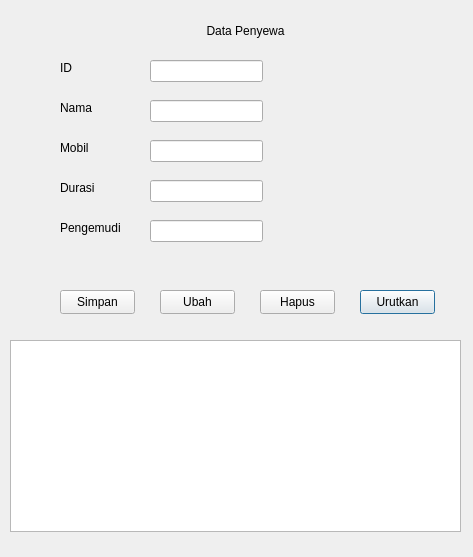
<?xml version="1.0" encoding="UTF-8"?>
<ui version="4.0">
 <class>DataPenyewa</class>
 <widget class="QDialog" name="DataPenyewa">
  <property name="geometry">
   <rect>
    <x>0</x>
    <y>0</y>
    <width>473</width>
    <height>557</height>
   </rect>
  </property>
  <property name="windowTitle">
   <string>Dialog</string>
  </property>
  <property name="styleSheet">
   <string notr="true">background-image: url(:/res/BG2.jpg);</string>
  </property>
  <widget class="QLabel" name="label_6">
   <property name="geometry">
    <rect>
     <x>60</x>
     <y>220</y>
     <width>61</width>
     <height>16</height>
    </rect>
   </property>
   <property name="styleSheet">
    <string notr="true">border-image: url(:/res/white.jpg);
color: rgb(0, 0, 0);
image: url(:/res/white.jpg);</string>
   </property>
   <property name="text">
    <string>Pengemudi</string>
   </property>
  </widget>
  <widget class="QLineEdit" name="durasiLineEdit">
   <property name="geometry">
    <rect>
     <x>150</x>
     <y>180</y>
     <width>113</width>
     <height>22</height>
    </rect>
   </property>
   <property name="styleSheet">
    <string notr="true">background-image: url(:/res/orange.jpg);</string>
   </property>
  </widget>
  <widget class="QLineEdit" name="nikLineEdit">
   <property name="geometry">
    <rect>
     <x>150</x>
     <y>140</y>
     <width>113</width>
     <height>22</height>
    </rect>
   </property>
   <property name="styleSheet">
    <string notr="true">background-image: url(:/res/orange.jpg);</string>
   </property>
  </widget>
  <widget class="QLineEdit" name="pengemudiLineEdit">
   <property name="geometry">
    <rect>
     <x>150</x>
     <y>220</y>
     <width>113</width>
     <height>22</height>
    </rect>
   </property>
   <property name="styleSheet">
    <string notr="true">background-image: url(:/res/orange.jpg);</string>
   </property>
  </widget>
  <widget class="QPushButton" name="sortButton">
   <property name="geometry">
    <rect>
     <x>360</x>
     <y>290</y>
     <width>75</width>
     <height>24</height>
    </rect>
   </property>
   <property name="styleSheet">
    <string notr="true">border-image: url(:/res/orange.jpg);
image: url(:/res/orange.jpg);</string>
   </property>
   <property name="text">
    <string>Urutkan</string>
   </property>
  </widget>
  <widget class="QTableView" name="tableView">
   <property name="geometry">
    <rect>
     <x>10</x>
     <y>340</y>
     <width>451</width>
     <height>192</height>
    </rect>
   </property>
   <property name="styleSheet">
    <string notr="true">background-image: url(:/res/orange.jpg);
border-top-color: rgb(0, 0, 0);</string>
   </property>
  </widget>
  <widget class="QLabel" name="label_3">
   <property name="geometry">
    <rect>
     <x>60</x>
     <y>100</y>
     <width>61</width>
     <height>16</height>
    </rect>
   </property>
   <property name="styleSheet">
    <string notr="true">border-image: url(:/res/white.jpg);
color: rgb(0, 0, 0);
image: url(:/res/white.jpg);</string>
   </property>
   <property name="text">
    <string>Nama</string>
   </property>
  </widget>
  <widget class="QLineEdit" name="namaLineEdit">
   <property name="geometry">
    <rect>
     <x>150</x>
     <y>100</y>
     <width>113</width>
     <height>22</height>
    </rect>
   </property>
   <property name="styleSheet">
    <string notr="true">background-image: url(:/res/orange.jpg);</string>
   </property>
  </widget>
  <widget class="QLabel" name="label_5">
   <property name="geometry">
    <rect>
     <x>60</x>
     <y>180</y>
     <width>61</width>
     <height>16</height>
    </rect>
   </property>
   <property name="styleSheet">
    <string notr="true">border-image: url(:/res/white.jpg);
color: rgb(0, 0, 0);
image: url(:/res/white.jpg);</string>
   </property>
   <property name="text">
    <string>Durasi</string>
   </property>
  </widget>
  <widget class="QPushButton" name="addButton">
   <property name="geometry">
    <rect>
     <x>60</x>
     <y>290</y>
     <width>75</width>
     <height>24</height>
    </rect>
   </property>
   <property name="styleSheet">
    <string notr="true">border-image: url(:/res/orange.jpg);
image: url(:/res/orange.jpg);</string>
   </property>
   <property name="text">
    <string>Simpan</string>
   </property>
  </widget>
  <widget class="QLabel" name="label_2">
   <property name="geometry">
    <rect>
     <x>60</x>
     <y>60</y>
     <width>61</width>
     <height>16</height>
    </rect>
   </property>
   <property name="styleSheet">
    <string notr="true">border-image: url(:/res/white.jpg);
color: rgb(0, 0, 0);
image: url(:/res/white.jpg);</string>
   </property>
   <property name="text">
    <string>ID</string>
   </property>
  </widget>
  <widget class="QLineEdit" name="idLineEdit">
   <property name="geometry">
    <rect>
     <x>150</x>
     <y>60</y>
     <width>113</width>
     <height>22</height>
    </rect>
   </property>
   <property name="styleSheet">
    <string notr="true">background-image: url(:/res/orange.jpg);</string>
   </property>
  </widget>
  <widget class="QLabel" name="label_4">
   <property name="geometry">
    <rect>
     <x>60</x>
     <y>140</y>
     <width>61</width>
     <height>16</height>
    </rect>
   </property>
   <property name="styleSheet">
    <string notr="true">border-image: url(:/res/white.jpg);
color: rgb(0, 0, 0);
image: url(:/res/white.jpg);</string>
   </property>
   <property name="text">
    <string>Mobil</string>
   </property>
  </widget>
  <widget class="QLabel" name="label">
   <property name="geometry">
    <rect>
     <x>180</x>
     <y>10</y>
     <width>131</width>
     <height>41</height>
    </rect>
   </property>
   <property name="styleSheet">
    <string notr="true">border-image: url(:/res/white.jpg);
font: 12pt &quot;Rockwell&quot;;
color: rgb(0, 0, 0);
image: url(:/res/white.jpg);</string>
   </property>
   <property name="text">
    <string>Data Penyewa</string>
   </property>
   <property name="alignment">
    <set>Qt::AlignCenter</set>
   </property>
  </widget>
  <widget class="QPushButton" name="deleteButton">
   <property name="geometry">
    <rect>
     <x>260</x>
     <y>290</y>
     <width>75</width>
     <height>24</height>
    </rect>
   </property>
   <property name="styleSheet">
    <string notr="true">border-image: url(:/res/orange.jpg);
image: url(:/res/orange.jpg);</string>
   </property>
   <property name="text">
    <string>Hapus</string>
   </property>
  </widget>
  <widget class="QPushButton" name="updateButton">
   <property name="geometry">
    <rect>
     <x>160</x>
     <y>290</y>
     <width>75</width>
     <height>24</height>
    </rect>
   </property>
   <property name="styleSheet">
    <string notr="true">border-image: url(:/res/orange.jpg);
image: url(:/res/orange.jpg);</string>
   </property>
   <property name="text">
    <string>Ubah</string>
   </property>
  </widget>
 </widget>
 <resources/>
 <connections/>
</ui>
